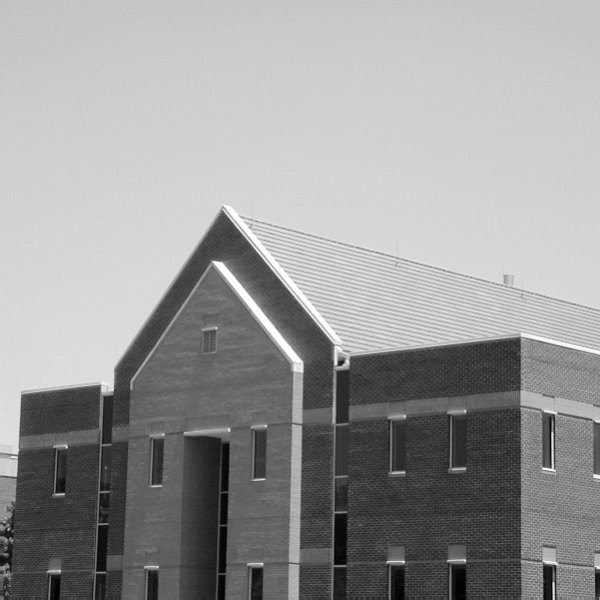
#> input picture building-600by600.tif, 600 x 600 px, found by its file name
$ jupyter execute Lab6.ipynb
#> lines starting #> are read from the running program, lines starting #| are printed output that depends on the picture; after the words box and inside, x2 and y2 are one past the last pixel; in counts of white or black regions, pixels touching at a corner belong together
## Master in Artificial Intelligence, USC, UDC, UVigo. 2024/2025
## COMPUTER VISION I

### Topic 6: Matching

[cell 1]
images_path = './images/'

[cell 2]
import sys, cv2
from matplotlib import pyplot as plt
import numpy as np

#### Invariant measures: SIFT (Scale-Invariant Feature Transform)
OpenCV's implementation of SIFT includes the functions `cv2.SIFT_create()` and `sift.detect()`+`sift.compute()` or all-in-one `sift.detectAndCompute`. Additionally, `cv2.drawKeypoints()` for drawing the keypoints.

- `sift=cv2.SIFT_create()` constructs a SIFT object.
- `kp=sift.detect()` finds the keypoints in the images: the input is an image, the output is the resulting list of keypoints. You can pass a mask to search only within a part of the image. Each keypoint is a special structure with several attributes: (x,y) coordinates, size of the meaningful neighbourhood, angle specifying its orientation, etc.
- `img=cv.drawKeypoints()` draws small circles at the locations of keypoints. Using the flag, `cv.DRAW_MATCHES_FLAGS_DRAW_RICH_KEYPOINTS`, it draws the circles with different sizes and it shows the orientation of the keypoint.
- `sift.compute()` computes the descriptors.
- `sift.detectAndCompute()`directly finds keypoints and descriptors in a single step.

**Exercise 1:** Compute and visualize the SIFT descriptors of the image `building-600by600.tif`.

[cell 3]
img = cv2.imread(images_path + 'building-600by600.tif')
#> img is the input picture: shape (600, 600, 3); min 0, max 255, mean 152.9
gray = cv2.cvtColor(img, cv2.COLOR_BGR2GRAY)

plt.imshow(gray,cmap='gray')
plt.show()

#Create SIFT object
sift = cv2.SIFT_create()
#Detect SIFT in image
kp = sift.detect(gray, None)
#> kp = 598 keypoints; strongest (x, y, size): (553, 583, 1.9), (552, 434, 1.8), (341, 362, 4.2), (220, 266, 7.5)
print("Number of keypoints: ",len(kp))
#| Number of keypoints:  598

#Draw keypoints as small circles
img = cv2.drawKeypoints(gray, kp, img)
plt.imshow(img, cmap='gray'), plt.title('Keypoints found by SIFT')
plt.show()

#Enriched draw keypoints as circles with size of keypoint and orientation
img = cv2.drawKeypoints(gray, kp, img, flags=cv2.DRAW_MATCHES_FLAGS_DRAW_RICH_KEYPOINTS)
plt.imshow(img, cmap='gray'), plt.title('Enriched draw of keypoints found by SIFT')
plt.show()

#Compute the descriptor (des), first method
kp, des = sift.compute(gray, kp)

#Detect keypoint (kp) and calculate descriptors (des), all-in-one, second method
sift = cv2.SIFT_create()
kp, des = sift.detectAndCompute(gray, None)
# kp will be a list of keypoints and des is a numpy array of shape Number_of_Keypoints x 128. 128 is the size of the descriptor vector
print(des.shape)
#| (598, 128)

**Exercise 2 [0.10 pts]: Using SIFT for image matching**
Match the image `building-600by600.tif` with the sub-subimage `building-600by600-subimage.jpg`.
We will use the Brute-Force Matcher implemented in OpenCV by means of function `cv2.BFMatcher()`. Try different values of *per*, which represents the factor for distance within descriptors to be considered a match. Which value is a good compromise between few mistakes and a good number of matches?

[cell 4]
img1 = cv2.imread(images_path + 'building-600by600.tif',cv2.IMREAD_GRAYSCALE)
img2 = cv2.imread(images_path + 'building-600by600-subimage.jpg',cv2.IMREAD_GRAYSCALE)
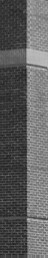
#> input picture building-600by600-subimage.jpg, 48 x 258 px, found by its file name
#> img2 is the input picture: shape (258, 48); min 27, max 198, mean 94.8

#Initiate SIFT detector
sift = cv2.SIFT_create()
#Find the keypoints and descriptors with SIFT
kp1, des1 = sift.detectAndCompute(img1, None)
#> kp1 has the same summary as kp
print("Number of keypoints in image: ",len(kp1))
#| Number of keypoints in image:  598
kp2, des2 = sift.detectAndCompute(img2, None)
#> kp2 = 38 keypoints; strongest (x, y, size): (44, 219, 2.1), (34, 218, 2), (36, 66, 1.9), (28, 80, 2)
print("Number of keypoints in subimage: ",len(kp2))
#| Number of keypoints in subimage:  38

# BFMatcher with default params
bf = cv2.BFMatcher()
matches = bf.knnMatch(des1, des2, k=2)
#> matches = 598 matches

# Apply ratio test to determine what it is a (good) match
good = []

per = 0.05         # small distance, only very clear matches pass the threshold
#per = 0.80        # bigger distance, not so similar keypoints are matched

for m,n in matches:
    if m.distance < per*n.distance:
        good.append([m])
#> after the loop, good = 3 matches

img3 = cv2.drawMatchesKnn(img1, kp1, img2, kp2, good, None, flags=cv2.DrawMatchesFlags_NOT_DRAW_SINGLE_POINTS)
plt.imshow(img3), plt.title('Matching result'), plt.show()

print('Number of matches:', len(good))
#| Number of matches: 3

[cell 5]
### Your answer

**Exercise 3 [0.10 pts]: Using SIFT for image matching, effect of rotation**
Match again the image ```building-600by600.tif```, and the subimage ```building-600by600-subimage.jpg``` after rotating it 5º counterclockwise. Try different *per* values for matching, including the optimal *per* (good compromise few mistakes / lot of matches) found before. Is it still an appropriate value? If not, what would you do to reduce the number of mistakes in this case?

[cell 6]
# Rotate subimage
rows,cols = img2.shape
#> rows = 258; cols = 48
M2 = cv2.getRotationMatrix2D((cols/2,rows/2),5,1)
img2_rot = cv2.warpAffine(img2,M2,(cols, rows))
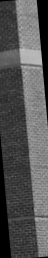
#> img2_rot: shape (258, 48); min 0, max 192, mean 83.3
plt.imshow(img2_rot, cmap='gray')
plt.show()

#Initiate SIFT detector
sift = cv2.SIFT_create()
#Find the keypoints and descriptors with SIFT
kp1, des1 = sift.detectAndCompute(img1, None)
print("Number of keypoints in image: ", len(kp1))
#| Number of keypoints in image:  598
kp2, des2 = sift.detectAndCompute(img2_rot, None)
#> kp2 = 81 keypoints; strongest (x, y, size): (39, 61, 5.1), (39, 52, 2.7), (36, 219, 2.5), (38, 37, 2.1)
print("Number of keypoints in subimage: ", len(kp2))
#| Number of keypoints in subimage:  81

# BFMatcher with default params
bf = cv2.BFMatcher()
matches = bf.knnMatch(des1, des2, k=2)
# Apply ratio test
good = []

per = 0.5

for m,n in matches:
    if m.distance < per*n.distance:
        good.append([m])
#> after the loop, good = 19 matches
# cv2.drawMatchesKnn expects list of lists as matches.
img3 = cv2.drawMatchesKnn(img1, kp1, img2_rot, kp2, good, None, flags=cv2.DrawMatchesFlags_NOT_DRAW_SINGLE_POINTS)
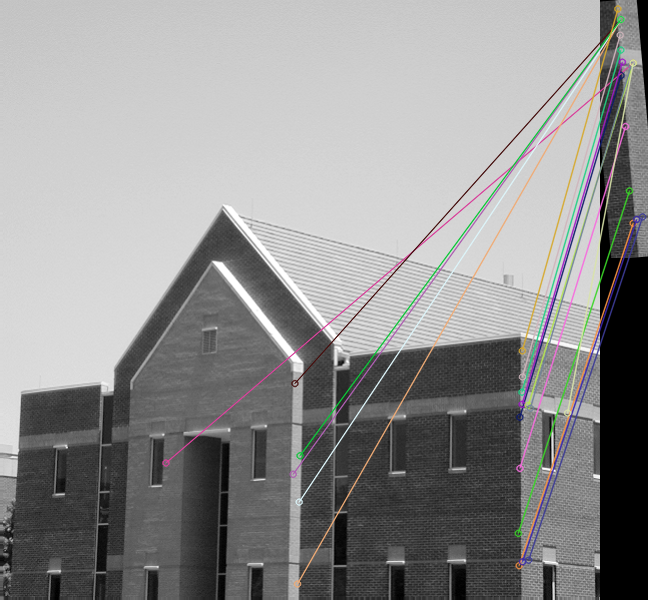
#> img3: shape (600, 648, 3); mean of channels 0, 1, 2 143.8, 143.8, 144.1; drawn as B, G, R
plt.imshow(img3), plt.title('Matching result')
plt.show()

print('Number of matches:', len(good))
#| Number of matches: 19

[cell 7]
### Your answer

**Exercise 4 [0.10 pts]: Using SIFT for image matching, scaling and smoothing**
Match again the image ```building-600by600.tif``` after smoothing it and reducing its size by half using a 3x3 box kernel, and the subimage ```building-600by600-subimage.jpg```. Try different *per* values for matching, including the optimal *per* (good compromise few mistakes / lot of matches) found before (exercise 2). Is it still an appropriate value? If not, what would you do to reduce the number of mistakes in this case?

[cell 8]
# smooth and reduce image size
scale_percent = 50 # percent of original size
width = int(img1.shape[1] * scale_percent / 100)
#> width = 300
height = int(img1.shape[0] * scale_percent / 100)
#> height = 300
dim = (width, height)
#> dim = (300, 300)
img1_mod = cv2.resize(img1, dim, interpolation = cv2.INTER_AREA)
plt.imshow(img1_mod, cmap='gray'), plt.title('smoothed, half size image')
plt.show()

#Initiate SIFT detector
sift = cv2.SIFT_create()
#Find the keypoints and descriptors with SIFT
kp1, des1 = sift.detectAndCompute(img1_mod,None)
#> kp1 = 182 keypoints; strongest (x, y, size): (110, 133, 3.8), (111, 119, 13.5), (149, 182, 5.2), (274, 285, 4.5)
print("Number of keypoints in image: ",len(kp1))
#| Number of keypoints in image:  182
kp2, des2 = sift.detectAndCompute(img2,None)
#> kp2 = 38 keypoints; strongest (x, y, size): (44, 219, 2.1), (34, 218, 2), (36, 66, 1.9), (28, 80, 2)
print("Number of keypoints in subimage: ",len(kp2))
#| Number of keypoints in subimage:  38

# BFMatcher with default params
bf = cv2.BFMatcher()
matches = bf.knnMatch(des1, des2, k=2)
#> matches = 182 matches
# Apply ratio test
good = []

k = 0.5

for m,n in matches:
    if m.distance < k*n.distance:
        good.append([m])
#> after the loop, good = 3 matches
# cv2.drawMatchesKnn expects list of lists as matches.
img3 = cv2.drawMatchesKnn(img1_mod, kp1, img2, kp2, good, None, flags=cv2.DrawMatchesFlags_NOT_DRAW_SINGLE_POINTS)
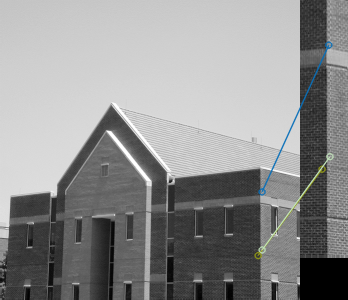
#> img3: shape (300, 348, 3); mean of channels 0, 1, 2 143.3, 143.4, 143; drawn as B, G, R
plt.imshow(img3), plt.title('Matching result'), plt.show()

print('Number of matches:', len(good))
#| Number of matches: 3

[cell 9]
### Your answer

**Exercise 5 [0.20 pts]:**
Finally, match the image ```building-600by600.tif```, with the subimage ```building-600by600-subimage2.png``` containing now a window. Try different values of *per*.
- If we were interested in identifying pieces of windows in general, which *per* value would you use?
- If we were interested in knowing which exact window it is, which *per* value would you use? which window is it?

[cell 10]
img2 = cv2.imread(images_path + 'building-600by600-subimage2.png',cv2.IMREAD_GRAYSCALE)
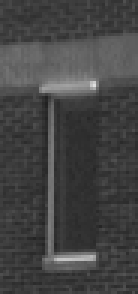
#> input picture building-600by600-subimage2.png, 46 x 98 px, found by its file name (shown 3 times larger)
#> img2: shape (98, 46); min 33, max 223, mean 67.9

#Initiate SIFT detector
sift = cv2.SIFT_create()
#Find the keypioints and descriptors with SIFT
kp1, des1 = sift.detectAndCompute(img1, None)
#> kp1 has the same summary as kp
print("Number of keypoints in subimage: ", len(kp1))
#| Number of keypoints in subimage:  598
kp2, des2 = sift.detectAndCompute(img2, None)
#> kp2 = 10 keypoints; (x, y, size): (30, 86, 2.3), (20, 86, 1.8), (14, 30, 1.9), (19, 83, 2), (15, 32, 2), (19, 34, 1.9), (26, 39, 9), (25, 92, 4.8), (33, 87, 2.1), (33, 32, 3)
print("Number of keypoints in image: ", len(kp2))
#| Number of keypoints in image:  10

# BFMatcher with default params
bf = cv2.BFMatcher()
matches = bf.knnMatch(des1, des2, k=2)
#> matches = 598 matches
# Apply ratio test
good = []

k = 0.8

for m,n in matches:
    if m.distance < k*n.distance:
        good.append([m])
#> after the loop, good = 72 matches
# cv2.drawMatchesKnn expects list of lists as matches.
img3 = cv2.drawMatchesKnn(img1, kp1, img2, kp2, good, None, flags=cv2.DrawMatchesFlags_NOT_DRAW_SINGLE_POINTS)
#> img3: shape (600, 646, 3)
plt.imshow(img3), plt.title('Matching result'), plt.show()

print('Number of matches:', len(good))
#| Number of matches: 72

[cell 11]
### Your answer

#### Corner detector

OpenCV's function cv2.cornerHarris() implements the Harris-Stephen corner detector. The arguments are:
- `img` - Input image, it should be grayscale and float32 type.
- `blockSize` - The size of the neighbourhood considered for corner detection.
- `ksize` - Aperture parameter of Sobel derivative.
- `k` - Harris detector free parameter in the equation.

In all exercises we will keep unchanged:  blockSize=2; ksize=3

**Exercise 6:**
Given the image 'checkerboard-clean.tif', apply the Harris detector to find the corners.

[cell 12]
img = cv2.imread(images_path + 'checkerboard-clean.tif')
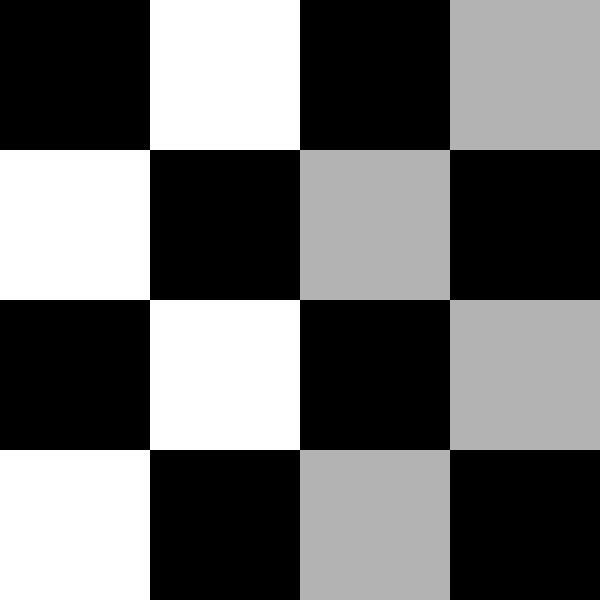
#> input picture checkerboard-clean.tif, 600 x 600 px, found by its file name
#> img is the input picture: shape (600, 600, 3); min 0, max 255, mean 108.5
img_gray = cv2.imread(images_path + 'checkerboard-clean.tif', cv2.IMREAD_GRAYSCALE)
#> img_gray: shape (600, 600); min 0, max 255, mean 108.5
if img is None:
    sys.exit('Input image not found, check the path')
plt.imshow(img, 'gray')

#Compute the R scores with standard k=0.04
k = 0.04
corners = cv2.cornerHarris(img_gray, 2, 3, k)
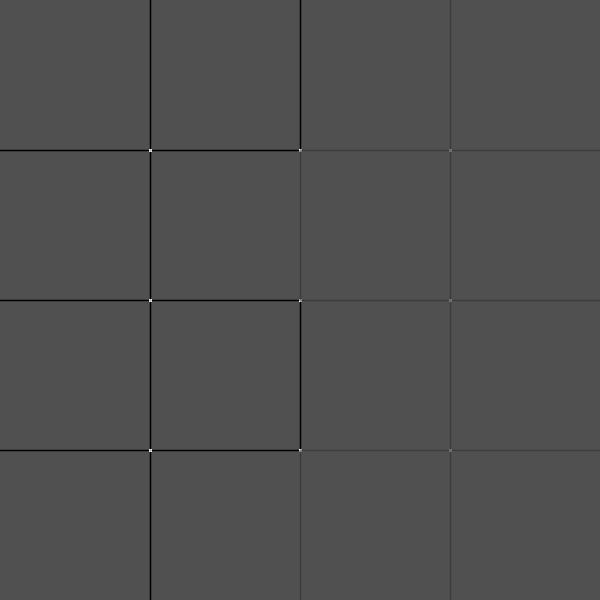
#> corners: shape (600, 600) float32; min -0.04, max 0.0861, mean -0.000359; drawn with min black and max white
plt.imshow(corners, 'gray')

#Dilate the result for marking the corners in the output image, only for viewing. We use the cv2 implementation for dilation
corners = cv2.dilate(corners, None)
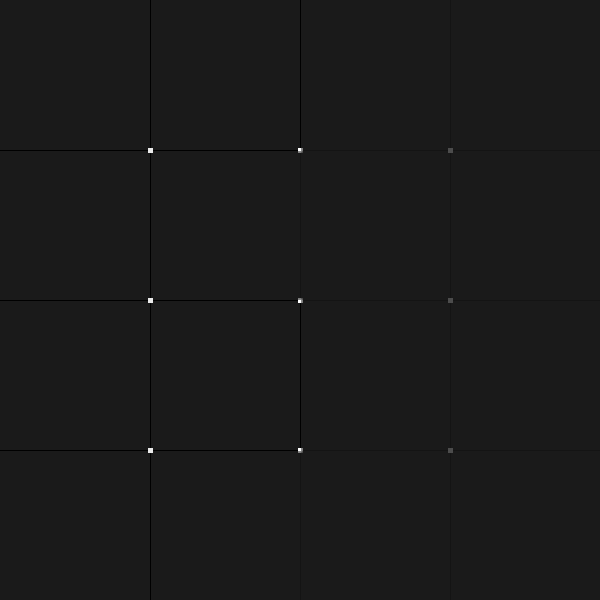
#> corners: shape (600, 600) float32; min -0.01, max 0.0861, mean -2.92e-05; drawn with min black and max white

# Threshold for an optimal value, it may vary depending on the image.
# A standard threshold is T=0.01
T = 0.01

# To plot the corners in red:
img[corners > T*corners.max()] = [255, 0, 0]
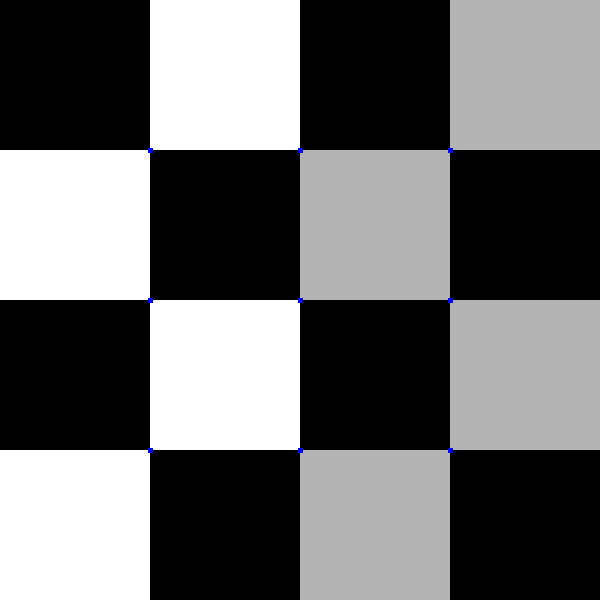
#> img: shape (600, 600, 3); 0.06% of pixels changed, all inside (x1, y1, x2, y2) = (148, 148, 453, 453)

plt.imshow(img), plt.title('Input image and detected corners in red'), plt.show();
#> figure, not shown here; B, G, R data is drawn as R, G, B

**Exercise 7 [0.15 pts]: Effect of noise.**
Given the image 'checkerboard-noisy.tif' (added Gaussian noise with mean=0 and variance=0.01), apply the Harris detector to find the corners. Try the following parameters and explain the results:
a) k=0.04 and T=0.01 (the defaults)
b) k=0.1 and T=0.01
c) k=0.1 and T=0.1
d) k=0.04 and T=0.1
e) k=0.04 and T=0.3

[cell 13]
### your code & explanations

**Exercise 8 [0.15 pts]:**
Apply the Harris detector to find corners on the image of the building (`building-600by600.tif`). Apply different parameters and compare them:

a)k=0.04 and T=0.01 (default)
b)k=near the highest value (0.25) and T=0.01
c)k=0.17 and T=0.05
d)k=0.04 and T=0.05
e)k=0.04 and T=0.07

[cell 14]
### your code & explanations

**Exercise 9 [0.20 pts]: Rotation and intensity change**
1. Rotate the original image 5º and compute corners using the Harris detector with default parameters (k=0.04 and T=0.01).
Are these results adequate for matching the 2 images? Can you suggest more optimal ones?
2. Change the image intensity using the ```np.log()``` to enhance de darkest areas. Then compute the corners with the same parameters as previous e)(k=0.04 and T=0.07). Are these results adequate for matching the 2 images? Can you suggest more optimal ones?

[cell 15]
# Rotate image
angle = 5
img = cv2.imread(images_path + 'building-600by600.tif')
rows,cols,ch = img.shape
#> rows = 600; cols = 600; ch = 3
M = cv2.getRotationMatrix2D((cols/2,rows/2),angle,1)
rot_img = cv2.warpAffine(img,M,(cols,rows),cv2.INTER_CUBIC)
rot_img_gray = cv2.cvtColor(rot_img,cv2.COLOR_BGR2GRAY)

fig, ax = plt.subplots(1, 2, figsize=(10, 10))
ax[0].imshow(img, cmap='gray'), ax[0].set_title('Original image')
ax[1].imshow(rot_img, cmap='gray'), ax[1].set_title('Rotated image');

[cell 16]
### your code & explanations

[cell 17]
# Change image intensity
from skimage.exposure import rescale_intensity

img = cv2.imread(images_path + 'building-600by600.tif')
gray = cv2.cvtColor(img,cv2.COLOR_BGR2GRAY)

img_float = np.float32(gray)
img_intensity_dark = np.log(img_float + 1) # Since log(0) is not defined, add 1 to the image
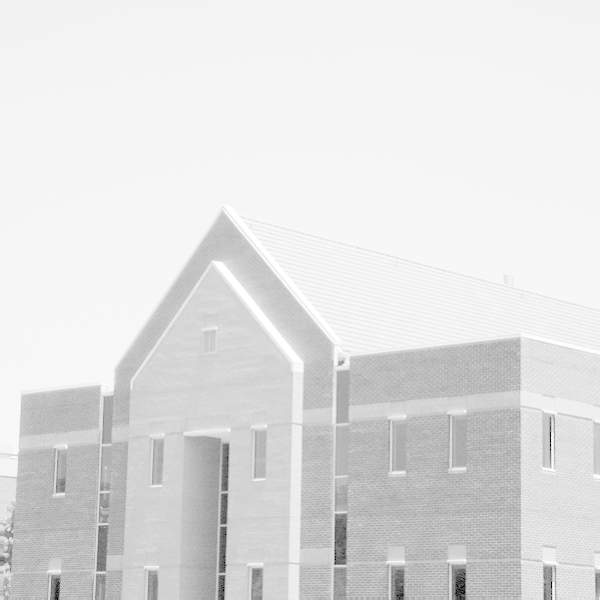
#> img_intensity_dark: shape (600, 600) float32; min 0, max 5.55, mean 4.9; drawn with min black and max white

fig, ax = plt.subplots(1, 2, figsize=(10, 10))
ax[0].imshow(img, cmap='gray'), ax[0].set_title('Original image')
ax[1].imshow(img_intensity_dark, cmap='gray'), ax[1].set_title('Image modified intensity');
